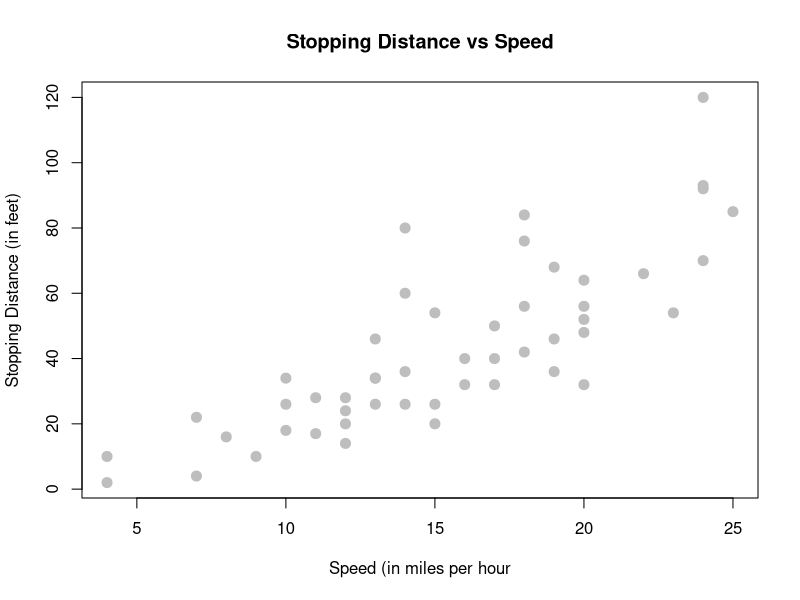
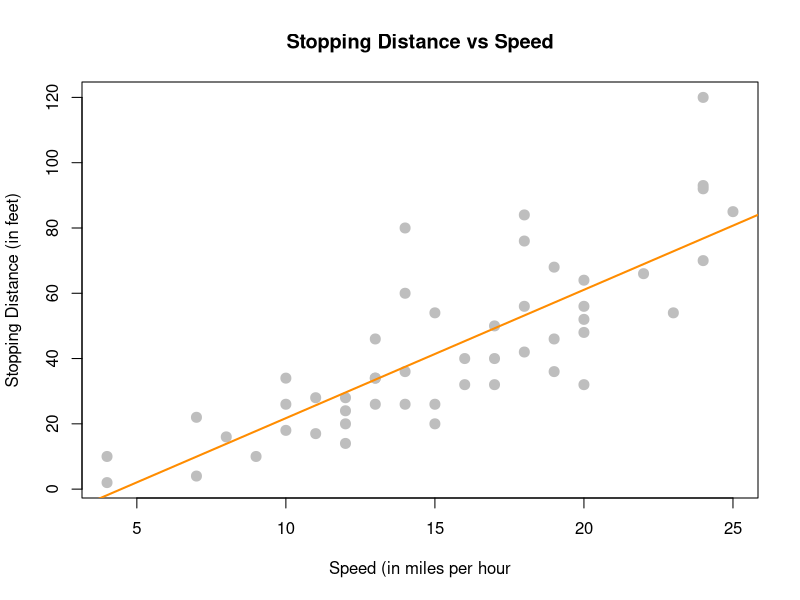
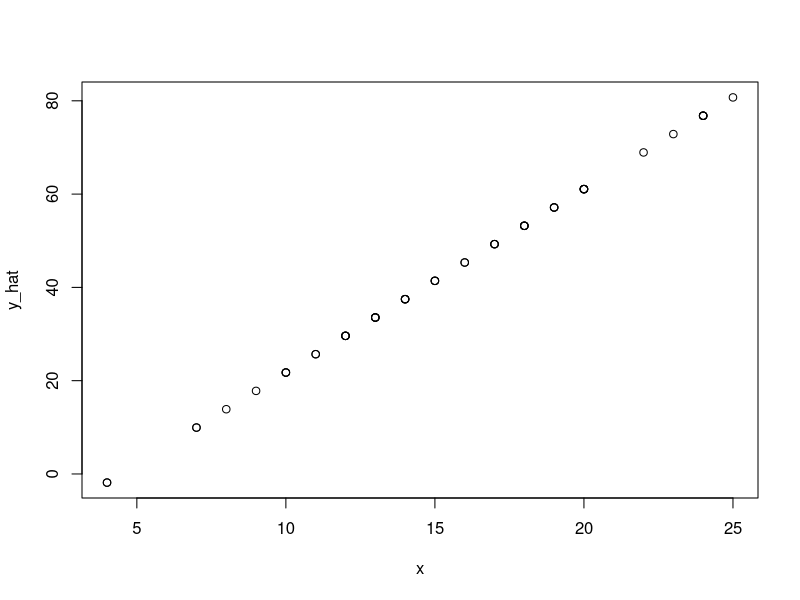

Generate these figures, in order, with R:
View(cars)
?cars
str(cars)
dim(cars) ## 50 observations, 2 variables

plot(dist ~ speed, data = cars,
     xlab = "Speed (in miles per hour",
     ylab = "Stopping Distance (in feet)", 
     main = "Stopping Distance vs Speed",
     pch = 20, 
     cex = 2,
     col = "grey")

# simple linear regression

x = cars$speed
y = cars$dist

Sxy = sum((x - mean(x))*(y - mean(y)))
Sxx = sum((x - mean(x))^ 2)
Syy = sum((y - mean(y))^ 2)

beta_1_hat = Sxy/Sxx
beta_0_hat = mean(y) - (beta_1_hat * mean(x))

c(Sxy, Sxx, Syy)
c(beta_0_hat, beta_1_hat)

plot(dist ~ speed, data = cars,
     xlab = "Speed (in miles per hour",
     ylab = "Stopping Distance (in feet)", 
     main = "Stopping Distance vs Speed",
     pch = 20, 
     cex = 2,
     col = "grey")

abline(beta_0_hat, beta_1_hat, col = "darkorange", lwd = 2)

# predictions

unique(cars$speed)

21 %in% unique(cars$speed)

min(cars$speed) < 21 & 21 < max(cars$speed)

range(cars$speed)

range(cars$speed)[1] < 50 & 50 < range(cars$speed)[2]

beta_0_hat + beta_1_hat * 50

# residuals
# true value - fitted value
which(cars$speed == 8)
cars[5, ]

cars[which(cars$speed == 8), ]
16 - (beta_0_hat + beta_1_hat * 8)

y_hat = beta_0_hat + beta_1_hat * x

e = y - y_hat
n = length(e)
#estimate of variance
s2_e = sum(e^ 2)/(n-2)

plot(x, y_hat)
#residual standard error
s_e = sqrt(s2_e)

#variance decomposition

SST = sum((y - mean(y))^2)
SSReg = sum((y_hat - mean(y))^2)
SSE = sum( (y - y_hat)^ 2)
c(SST = SST, SSReg = SSReg, SSE = SSE)


SSE/(n-2)
s2_e == SSE/ (n-2)

R2 = SSReg / SST

R2

#.65107 65% of variation is explained by linear relationship
